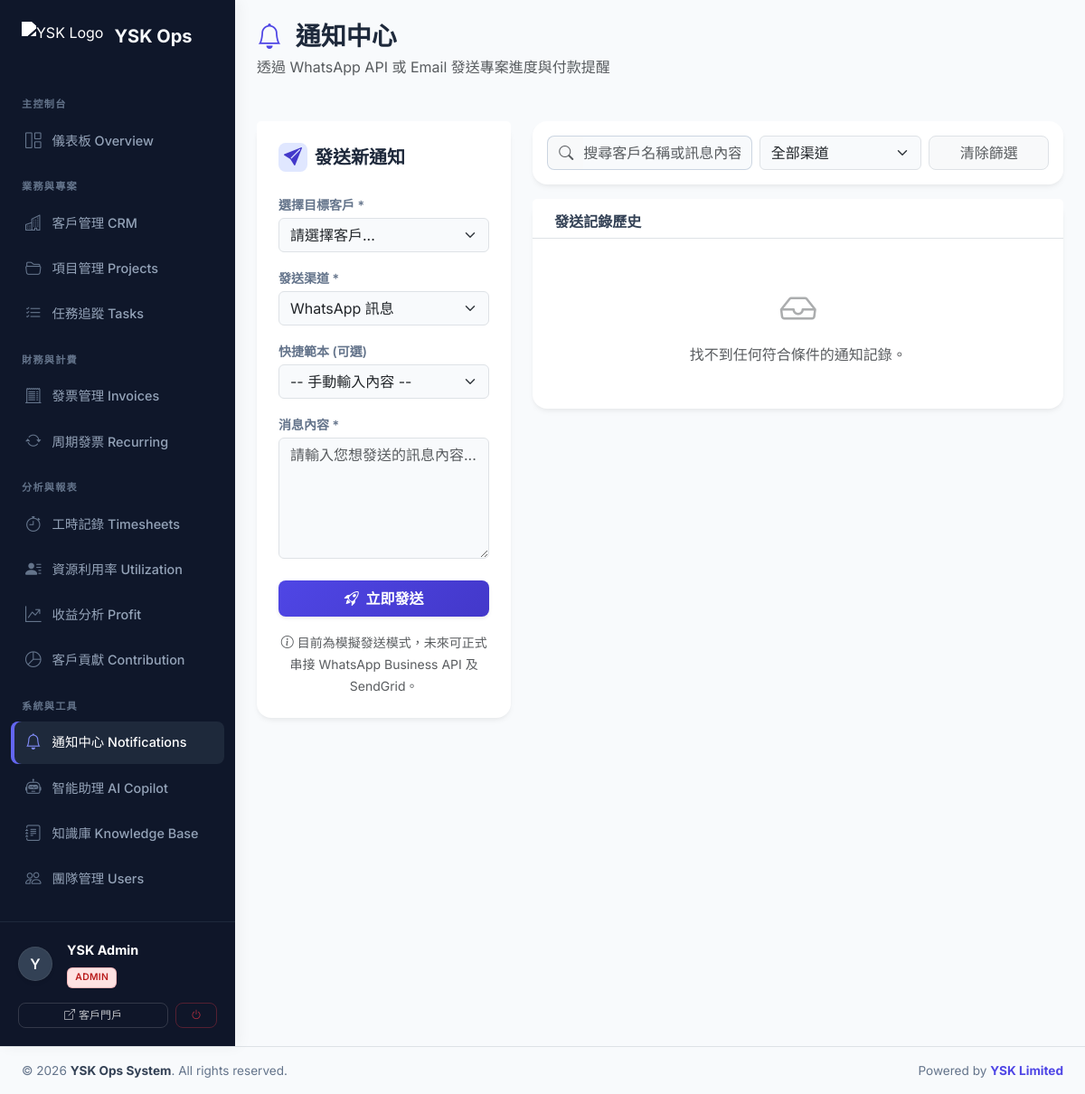
Before: /notifications.php (signed in) with the older database file.
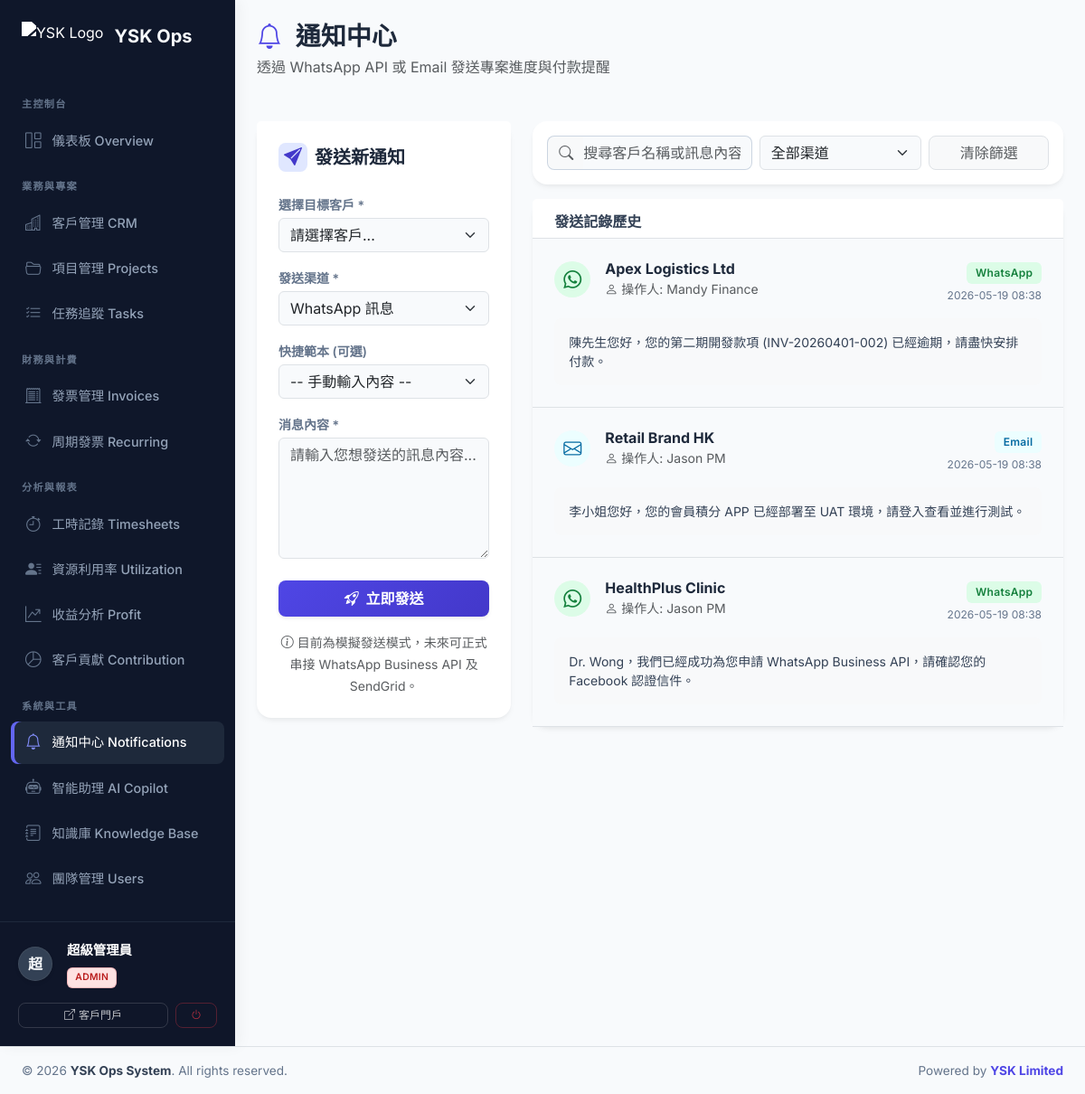
After: the same page with the newer database file.
### tables this page shows
CREATE TABLE notifications (
    id INT AUTO_INCREMENT PRIMARY KEY,
    client_id INT,
    type ENUM('whatsapp', 'email') DEFAULT 'whatsapp',
    message TEXT NOT NULL,
    sent_by INT,
    sent_at TIMESTAMP DEFAULT CURRENT_TIMESTAMP,
    FOREIGN KEY (client_id) REFERENCES clients(id) ON DELETE CASCADE,
    FOREIGN KEY (sent_by) REFERENCES users(id) ON DELETE SET NULL
);

CREATE TABLE clients (
    id INT AUTO_INCREMENT PRIMARY KEY,
    company_name VARCHAR(150) NOT NULL,
    contact_person VARCHAR(100),
    email VARCHAR(100),
    phone VARCHAR(20),
    address TEXT,
    notes TEXT,
    status ENUM('active', 'inactive', 'lead') DEFAULT 'active',
    created_at TIMESTAMP DEFAULT CURRENT_TIMESTAMP,
    updated_at TIMESTAMP DEFAULT CURRENT_TIMESTAMP ON UPDATE CURRENT_TIMESTAMP,
    FULLTEXT KEY ft_clients (company_name, contact_person, email, notes)
);

CREATE TABLE users (
    id INT AUTO_INCREMENT PRIMARY KEY,
    username VARCHAR(50) UNIQUE NOT NULL,
    password_hash VARCHAR(255) NOT NULL,
    full_name VARCHAR(100) NOT NULL,
    email VARCHAR(100) UNIQUE NOT NULL,
    role ENUM('admin', 'pm', 'developer', 'finance', 'viewer') DEFAULT 'viewer',
    phone VARCHAR(20),
    avatar VARCHAR(255),
    is_active BOOLEAN DEFAULT TRUE,
    created_at TIMESTAMP DEFAULT CURRENT_TIMESTAMP,
    updated_at TIMESTAMP DEFAULT CURRENT_TIMESTAMP ON UPDATE CURRENT_TIMESTAMP
);

### includes/db.php (called while the page is built, shortened)
<?php
function get_db_connection() {
    static $pdo = null;
    if ($pdo === null) {
        try {
            $dsn = "mysql:host=" . DB_HOST . ";dbname=" . DB_NAME . ";charset=" . DB_CHARSET;
            $pdo = new PDO($dsn, DB_USER, DB_PASS, [
                PDO::ATTR_ERRMODE => PDO::ERRMODE_EXCEPTION,
                PDO::ATTR_DEFAULT_FETCH_MODE => PDO::FETCH_ASSOC,
                PDO::ATTR_EMULATE_PREPARES => false,
            ]);
        } catch (PDOException $e) {
            die("Database connection failed: " . $e->getMessage() . "<br>Please check config.php and run database.sql first.");
        }
    }
    return $pdo;
}
function db_query($sql, $params = []) {
    $pdo = get_db_connection();
    $stmt = $pdo->prepare($sql);
    $stmt->execute($params);
    return $stmt;
}
function db_fetch_all($sql, $params = []) {
    return db_query($sql, $params)->fetchAll();
}
?>

### notifications.php (the view, shortened to what the changed rows need)
<?php
require_once 'includes/db.php';
$page = max(1, (int)($_GET['page'] ?? 1));
$per_page = 10;
$offset = ($page - 1) * $per_page;
$where_clauses = ["1=1"];
$params = [];
$where_sql = implode(" AND ", $where_clauses);
$recent_notifications = db_fetch_all("
    SELECT n.*, c.company_name, u.full_name as sender_name
    FROM notifications n
    LEFT JOIN clients c ON n.client_id = c.id
    LEFT JOIN users u ON n.sent_by = u.id
    WHERE $where_sql
    ORDER BY n.sent_at DESC
    LIMIT $per_page OFFSET $offset
", $params);
?>
<?php include 'includes/header.php'; ?>
<div class="d-flex">
    <?php include 'includes/sidebar.php'; ?>
    <div class="flex-grow-1 p-4">
        <div class="d-flex justify-content-between align-items-center mb-4">
            <div>
                <h2 class="h3 fw-bold mb-1 text-slate-800"><i class="bi bi-bell me-2 text-primary"></i> 通知中心</h2>
            </div>
        </div>
        <div class="row g-4 mt-1">
            <div class="col-lg-8">
                <div class="card border-0 shadow-sm">
                    <div class="card-body p-0">
                        <?php if (empty($recent_notifications)): ?>
                            <div class="p-5 text-center text-muted">
                                <i class="bi bi-inbox fs-1 d-block mb-2 opacity-50"></i>
                                找不到任何符合條件的通知記錄。
                            </div>
                        <?php else: ?>
                            <div class="list-group list-group-flush">
                                <?php foreach ($recent_notifications as $n):
                                    $is_wa = ($n['type'] == 'whatsapp');
                                    $badge_class = $is_wa ? 'success' : 'info';
                                    $icon_class = $is_wa ? 'whatsapp' : 'envelope';
                                ?>
                                <div class="list-group-item p-4 border-bottom">
                                    <div class="d-flex justify-content-between align-items-start mb-2">
                                        <div class="d-flex align-items-center">
                                            <div class="bg-<?= $badge_class ?> bg-opacity-10 text-<?= $badge_class ?> rounded-circle d-flex align-items-center justify-content-center me-3" style="width: 40px; height: 40px;">
                                                <i class="bi bi-<?= $icon_class ?> fs-5"></i>
                                            </div>
                                            <div>
                                                <h6 class="fw-bold text-slate-800 mb-0"><?= htmlspecialchars($n['company_name'] ?? '已刪除客戶') ?></h6>
                                                <small class="text-muted"><i class="bi bi-person me-1"></i>操作人: <?= htmlspecialchars($n['sender_name'] ?? '系統') ?></small>
                                            </div>
                                        </div>
                                        <div class="text-end">
                                            <span class="badge bg-<?= $badge_class ?> bg-opacity-10 text-<?= $badge_class ?> px-2 py-1 mb-1">
                                                <?= $is_wa ? 'WhatsApp' : 'Email' ?>
                                            </span>
                                            <div class="small text-slate-500" style="font-size: 0.75rem;"><?= date('Y-m-d H:i', strtotime($n['sent_at'])) ?></div>
                                        </div>
                                    </div>
                                    <div class="bg-light p-3 rounded-3 mt-3 text-slate-700 small" style="white-space: pre-wrap;"><?= htmlspecialchars($n['message'] ?? '') ?></div>
                                </div>
                                <?php endforeach; ?>
                            </div>
                        <?php endif; ?>
                    </div>
                </div>
            </div>
        </div>
    </div>
</div>
<?php include 'includes/footer.php'; ?>

### includes/sidebar.php (shortened to what the changed rows need)
<div id="sidebar" class="d-flex flex-column pb-0">
    <?php
        $user_name = $_SESSION['user']['full_name'] ?? 'User';
        $user_role = $_SESSION['user']['role'] ?? 'viewer';
        $avatar_char = mb_substr($user_name, 0, 1, 'UTF-8');
        $role_colors = [
            'admin' => 'danger',
            'pm' => 'primary',
            'developer' => 'success',
            'finance' => 'warning',
            'viewer' => 'secondary'
        ];
        $r_color = $role_colors[$user_role] ?? 'secondary';
    ?>
    <div class="sidebar-user-card">
        <div class="d-flex align-items-center mb-3">
            <div class="sidebar-user-avatar me-3 shadow-sm border border-secondary border-opacity-25">
                <?= htmlspecialchars($avatar_char) ?>
            </div>
            <div class="overflow-hidden">
                <div class="text-white fw-bold text-truncate" style="font-size: 0.9rem;"><?= htmlspecialchars($user_name) ?></div>
                <div class="mt-1">
                    <span class="badge bg-<?= $r_color ?> bg-opacity-25 text-<?= $r_color ?> border border-<?= $r_color ?> border-opacity-25" style="font-size: 0.65rem; padding: 3px 6px;">
                    </span>
                </div>
            </div>
        </div>
    </div>
</div>

Changed rows visible on the page:
added notifications: client.company_name "Apex Logistics Ltd", sent_by.full_name "Mandy Finance", type "WhatsApp", sent_at "2026-05-19 08:38", message "陳先生您好，您的第二期開發款項 (INV-20260401-002) 已經逾期，請盡快安排付款。"
added notifications: client.company_name "Retail Brand HK", sent_by.full_name "Jason PM", type "Email", sent_at "2026-05-19 08:38", message "李小姐您好，您的會員積分 APP 已經部署至 UAT 環境，請登入查看並進行測試。"
added notifications: client.company_name "HealthPlus Clinic", sent_by.full_name "Jason PM", type "WhatsApp", sent_at "2026-05-19 08:38", message "Dr. Wong，我們已經成功為您申請 WhatsApp Business API，請確認您的 Facebook 認證信件。"
Other visible differences:
$avatar_char: "Y" → "超"
$user_name: "YSK Admin" → "超級管理員"
text no longer shown: "找不到任何符合條件的通知記錄。"
